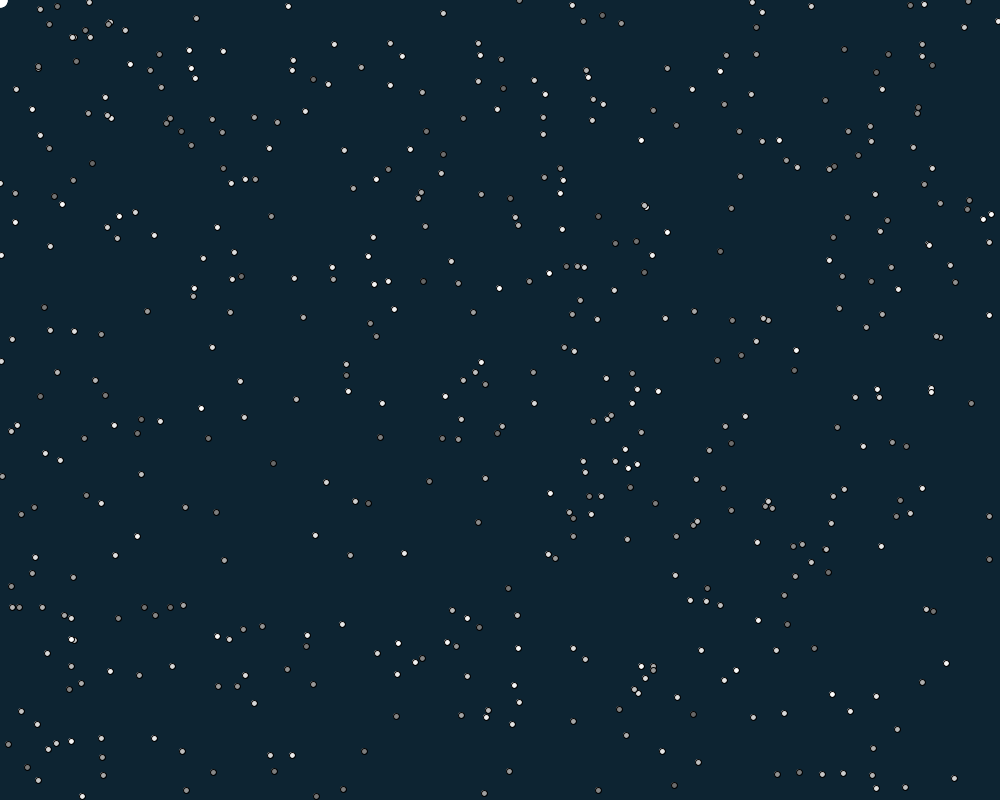
Frame 1 (no input)
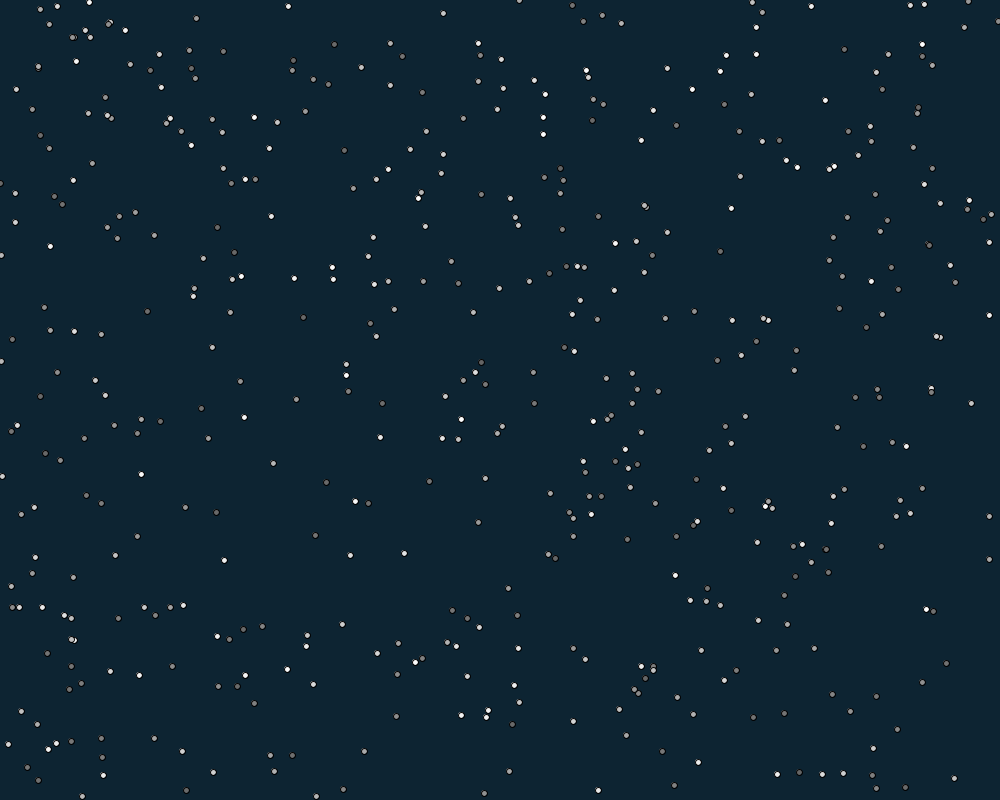
Frame 60 (the mouse pressed at the canvas centre just before this capture)
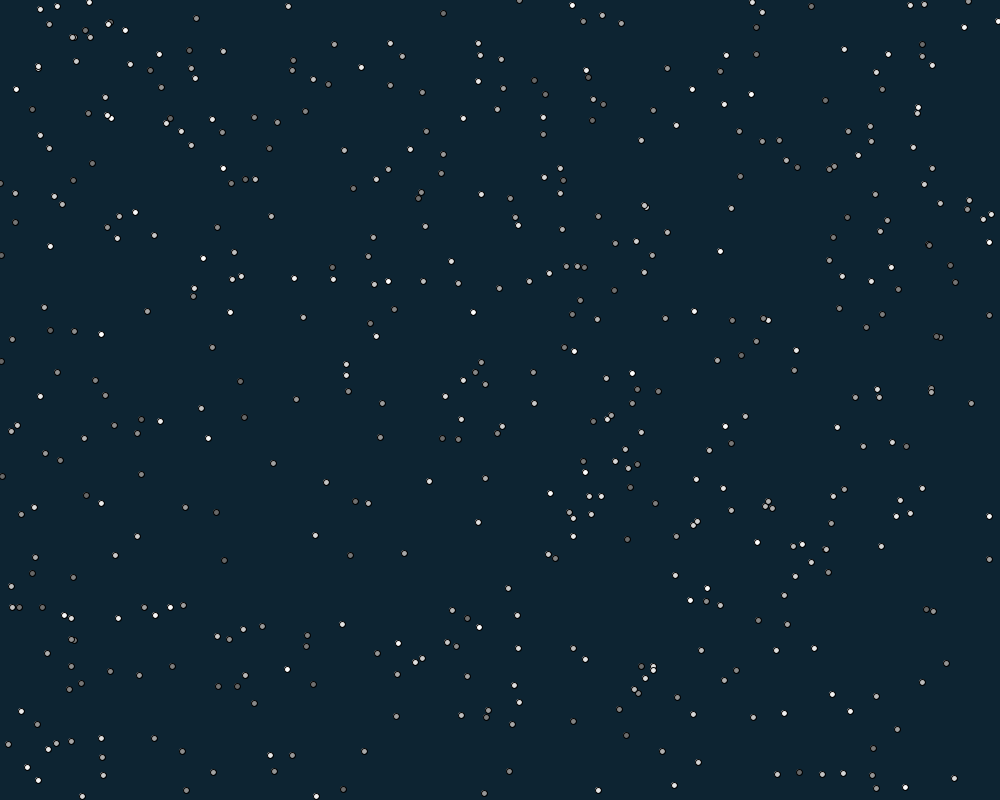
Frame 120 (the mouse held since frame 60 and released just before this capture)

The Processing sketch that drew these frames (run headless with seeded random() and noise(); from frame 60 on, the mouse is pressed at the canvas centre):

// Processing sketch: processing_96751
// ── processing_96751.pde

// the twinlking star locations
int[] starX = new int[500];
int[] starY = new int[500];
color[] starColor = new color[1000];
int starSize = 6 ; // the size of the twinkling stars
 
// the tail of the shooting star
int[] shootX = new int[60];
int[] shootY = new int[60];
int METEOR_SIZE = 15; // initial size when it first appears
float meteorSize = METEOR_SIZE; // size as it fades
 
// distance a shooting star moves each frame - varies with each new shooting star
float ssDeltaX, ssDeltaY;
// -1 indicates no shooting star, this is used to fade out the star
int ssTimer =-1;
// starting point of a new shooting star, picked randomly
int startX, startY;
 
 
void setup() {
  size(1000,800);
  // create the star locations
  for (int i = 0; i < starX.length; i++) {
    starX[i] =(int)random(width);
    starY[i] = (int)random(height);
    starColor[i] = color((int)random(100,255));
  }
}
 
void draw() {
  background(13,36,50); // dark blue night sky
   
  // draw the stars
  // the stars seem to show best with black outlines that aren't really perceived by the eye
  stroke(0);
  strokeWeight(1);
  for (int i = 0; i < starX.length; i++) {
    fill(random(50,255)); // makes them twinkle
    if (random(10) < 1) {
      starColor[i] = (int)random(100,255);
    }
    fill(starColor[i]);
     
    ellipse(starX[i], starY[i], starSize, starSize);
  }
 
  // draw the shooting star (if any)
  for (int i = 0; i < shootX.length-1; i++) {
    int shooterSize = max(0,int(meteorSize*i/shootX.length));
    // to get the tail to disappear need to switch to noStroke when it gets to 0
    if (shooterSize > 0) {
      strokeWeight(shooterSize);
      stroke(255);
    }
    else
      noStroke();
    line(shootX[i], shootY[i], shootX[i+1], shootY[i+1]);
    // ellipse(shootX[i], shootY[i], meteorSize*i/shootX.length,meteorSize*i/shootX.length);
  }
  meteorSize*=0.9; // shrink the shooting star as it fades
   
  // move the shooting star along it's path
  for (int i = 0; i < shootX.length-1; i++) {
    shootX[i] = shootX[i+1];
    shootY[i] = shootY[i+1];
  }
   
  // add the new points into the shooting star as long as it hasn't burnt out
  if (ssTimer >= 0 && ssTimer < shootX.length) {
    shootX[shootX.length-3] = int(startX + ssDeltaX*(ssTimer));
    shootY[shootY.length-3] = int(startY + ssDeltaY*(ssTimer));
    ssTimer++;
    if (ssTimer >= shootX.length) {
      ssTimer = -1; // end the shooting star
    }
  }
 
  // create a new shooting star with some random probability
  if (random(10) < 1 && ssTimer == -1) {
    newShootingStar();
  }
}
 
/*
  Starts a new shooting star by randomly picking start and end point.
*/
void newShootingStar() {
  int endX, endY;
  startX = (int)random(width);
  startY = (int)random(height);
  endX = (int)random(width);
  endY = (int)random(height);
  ssDeltaX = (endX - startX)/(float)(shootX.length);
  ssDeltaY = (endY - startY)/(float)(shootY.length);
  ssTimer = 0; // starts the timer which ends when it reaches shootX.length
  meteorSize = METEOR_SIZE;
  // by filling the array with the start point all lines will essentially form a point initialy
  for (int i = 0; i < shootX.length; i++) {
    shootX[i] = startX;
    shootY[i] = startY;
  }
}
